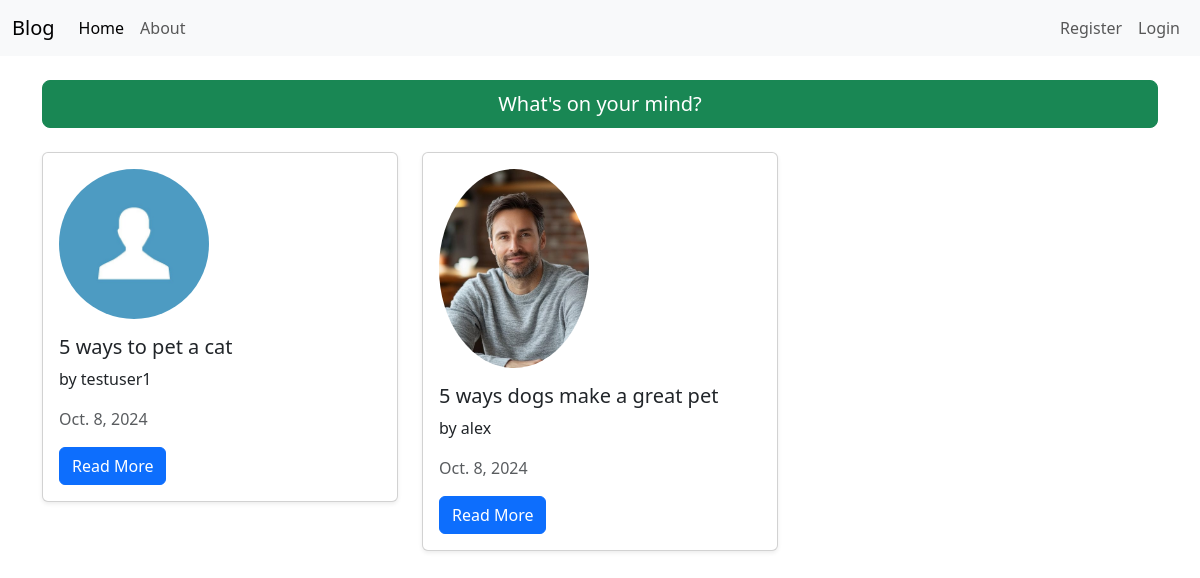
Before: / with the older database file.
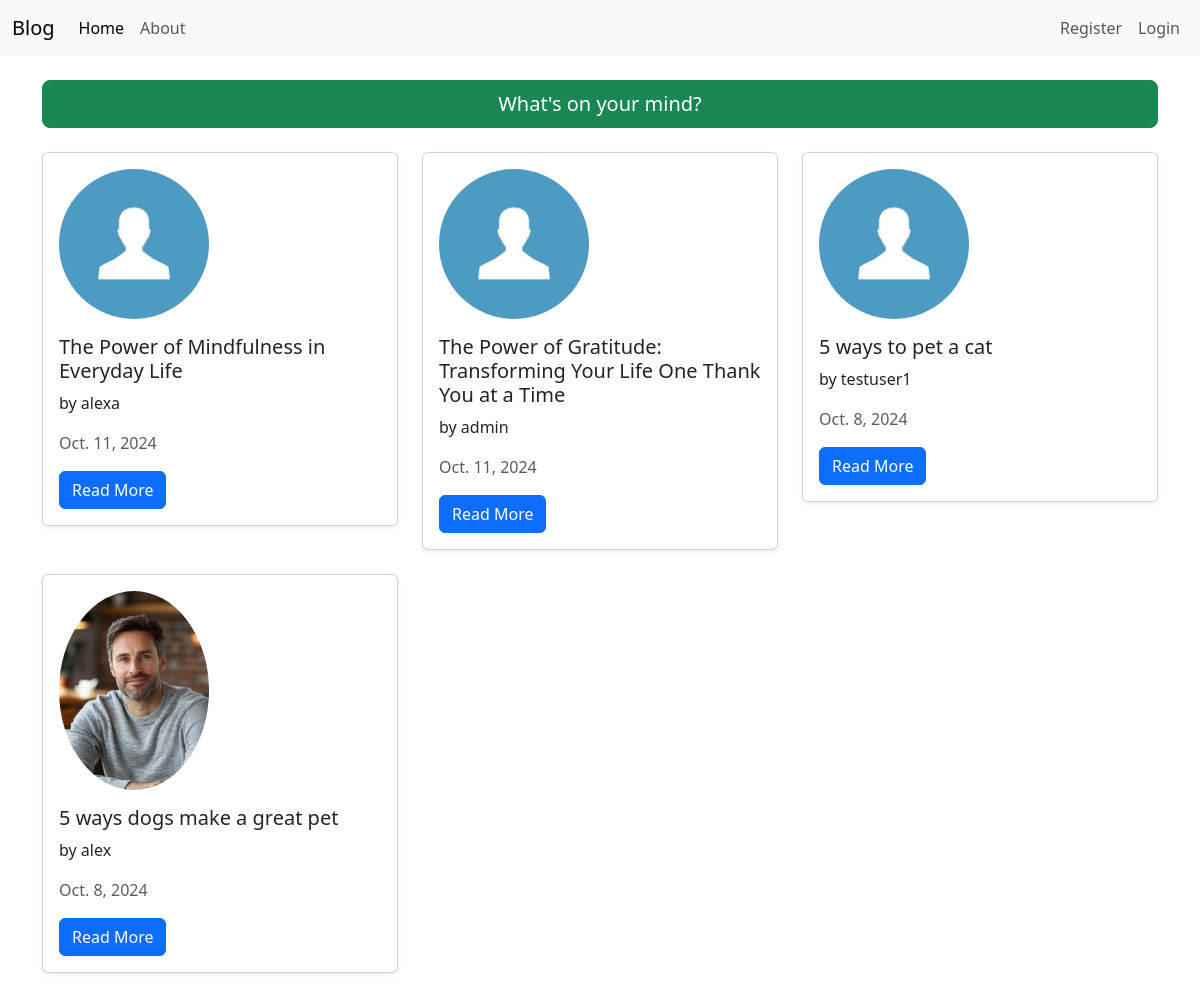
After: the same page with the newer database file.
### blogmain/models.py (models this page shows, shortened)
class blogs(models.Model):
    user = models.ForeignKey(User, on_delete=models.CASCADE, null=True)
    title = models.CharField(max_length= 100)
    post = models.TextField()
    date_created = models.DateField(auto_now_add=True)

### user/models.py (models this page shows, shortened)
class profile(models.Model):
    user = models.OneToOneField(User, on_delete=models.CASCADE)
    image = models.ImageField(default="default.jpg", upload_to='profile_pics')

### blogmain/views.py (the view)
# urls.py: path('', blogList.as_view(), name = "home"),
class blogList(ListView):
    model = blogs
    template_name = "blogmain/home.html"
    context_object_name = 'post'
    ordering = ["-date_created"]

### blogmain/templates/blogmain/home.html (shortened to what this page needs)
{% extends "blogmain/base.html" %}
{% block content %}
<div class="container mt-4">
    <div class="mb-4">
        <a href="{% url 'createpost'%}" class="btn btn-success btn-lg" style="width: 100%;">
            What's on your mind?
        </a>
    </div>
    <div class="row">
        {% for p in post %}
        <div class="col-md-4 mb-4">
            <div class="card shadow-sm">
                <div class="card-body">
                    <img src="{{ p.user.profile.image.url }}" alt="Profile Picture" class="rounded-circle img-fluid mb-3" style="width: 150px;">
                    <h5 class="card-title">{{ p.title }}</h5>
                    <p class="card-text">by {{ p.user.username }}</p>
                    <p class="card-text text-muted">{{ p.date_created }}</p>
                    <a href="{% url 'detail' p.id %}" class="btn btn-primary">Read More</a>
                </div>
            </div>
        </div>
        {% endfor %}
    </div>
</div>
{% endblock %}

### blogmain/templates/blogmain/base.html (shortened to what this page needs)
<!doctype html>
<html lang="en">
  <head>
    <link href="https://cdn.jsdelivr.net/npm/bootstrap@5.3.3/dist/css/bootstrap.min.css" rel="stylesheet">
  </head>
  <body>
    <nav class="navbar navbar-expand-lg bg-body-tertiary">
      <div class="container-fluid">
        <a class="navbar-brand" href="#">Blog</a>
        <div class="collapse navbar-collapse" id="navbarNav">
          <ul class="navbar-nav me-auto">
            <li class="nav-item">
              <a class="nav-link active" aria-current="page" href="{% url 'home'%}">Home</a>
            </li>
            <li class="nav-item">
              <a class="nav-link" href="#">About</a>
            </li>
          </ul>
          <ul class="navbar-nav ms-auto">
            {% if request.user.is_authenticated%}
            <li class="nav-item">
              <a class="nav-link" href="{% url 'profile'%}">profile</a>
            </li>
            <li class="nav-item">
              <a class="nav-link" href="{% url 'logout' %}">Logout</a>
            </li>
            {% else %}
            <li class="nav-item">
              <a class="nav-link" href="{% url 'register' %}">Register</a>
            </li>
            <li class="nav-item">
              <a class="nav-link" href="{% url 'login'%}">Login</a>
            </li>
            {% endif %}
          </ul>
        </div>
      </div>
    </nav>
    {% block content %}
    {% endblock %}
  </body>
</html>

Changed rows visible on the page:
added blogs: user.profile.image (placeholder picture), title "The Power of Mindfulness in Everyday Life", user.username "alexa", date_created "Oct. 11, 2024"
added blogs: user.profile.image (placeholder picture), title "The Power of Gratitude: Transforming Your Life One Thank You at a Time", user.username "admin", date_created "Oct. 11, 2024"
